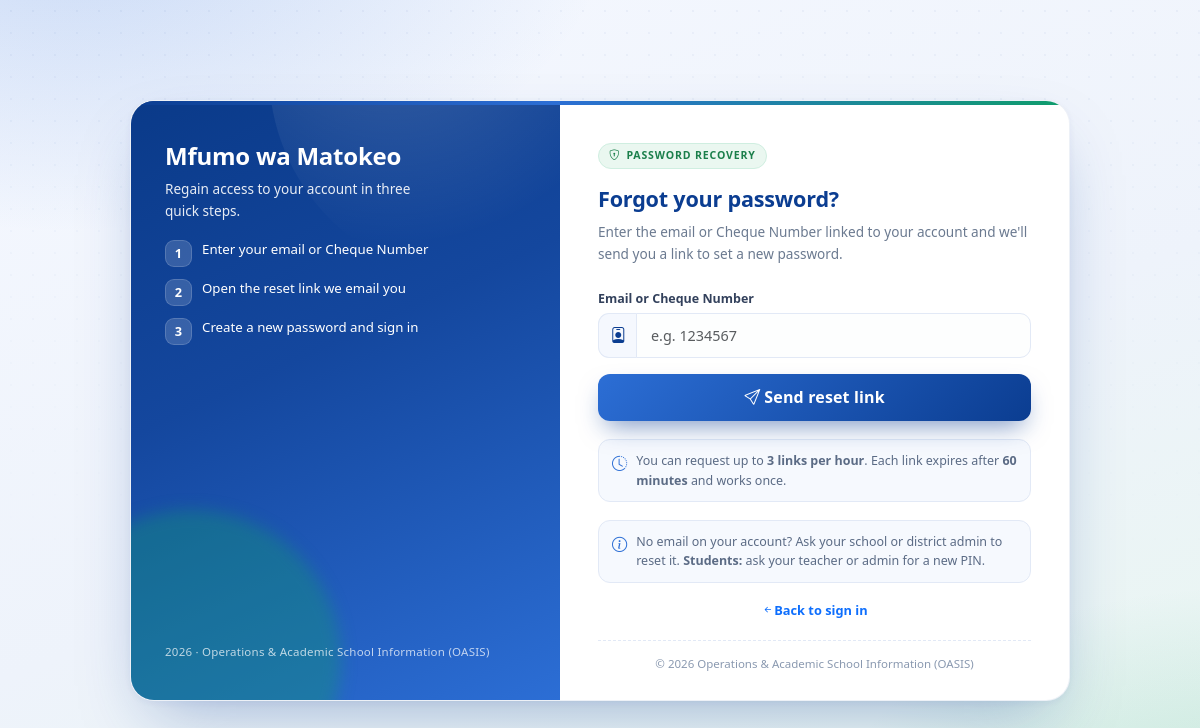
Before: /forgot.php with the older database file.
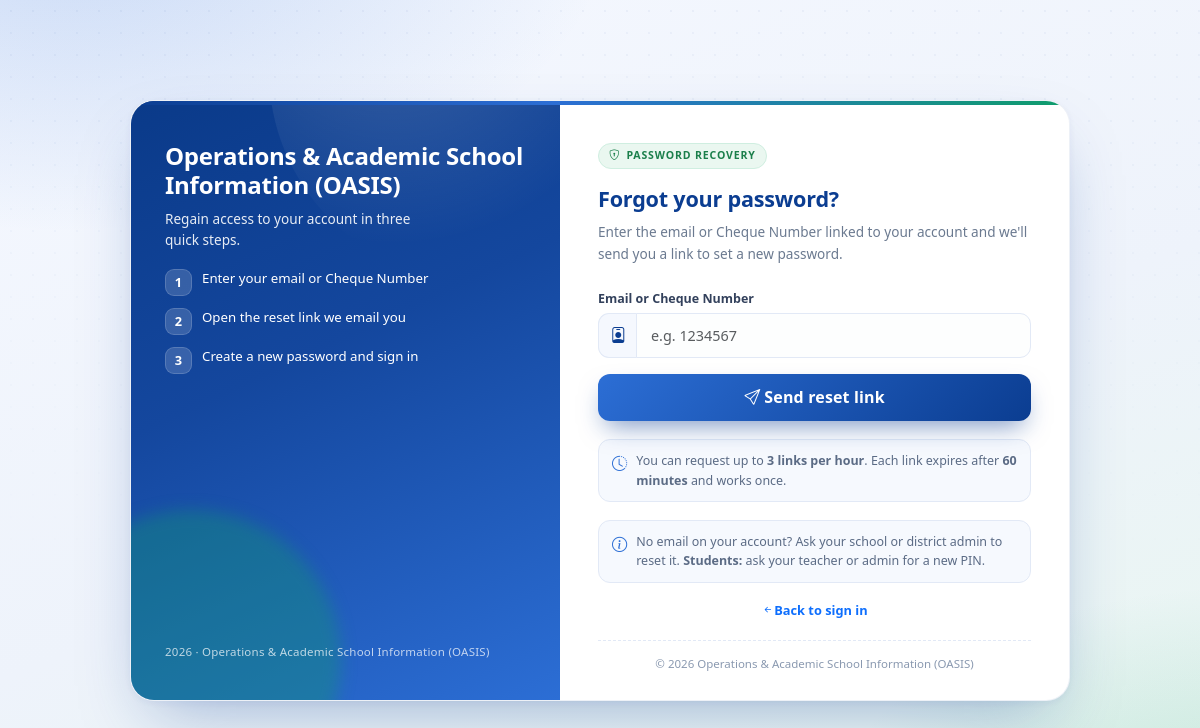
After: the same page with the newer database file.
### tables this page shows
CREATE TABLE `settings` (
  `setting_key` varchar(60) NOT NULL,
  `setting_value` text,
  PRIMARY KEY (`setting_key`)
);

### lib/bootstrap.php (called while the page is built, shortened)
<?php
try {
    $pdo = new PDO('mysql:host=' . DB_HOST . ';dbname=' . DB_NAME . ';charset=utf8mb4', DB_USER, DB_PASS, [
        PDO::ATTR_ERRMODE            => PDO::ERRMODE_EXCEPTION,
        PDO::ATTR_DEFAULT_FETCH_MODE => PDO::FETCH_ASSOC,
        PDO::ATTR_EMULATE_PREPARES   => false,
    ]);
} catch (PDOException $e) {
    http_response_code(500);
    die('<h3>Imeshindikana kuunganisha database</h3><p>Hakikisha MySQL imewaka, umeimport <code>database/schema.sql</code>, na mipangilio ya <code>config.php</code> ni sahihi.</p><pre>'
        . htmlspecialchars($e->getMessage()) . '</pre>');
}
function db() { global $pdo; return $pdo; }
function q($sql, $params = []) { $st = db()->prepare($sql); $st->execute($params); return $st; }
function q_all($sql, $params = []) { return q($sql, $params)->fetchAll(); }
function h($s) { return htmlspecialchars((string)$s, ENT_QUOTES, 'UTF-8'); }
function setting($key, $default = '') {
    static $c = null;
    if ($c === null) {
        $c = [];
        try { foreach (q_all('SELECT setting_key, setting_value FROM settings') as $r) $c[$r['setting_key']] = $r['setting_value']; } catch (Exception $e) {}
    }
    return (isset($c[$key]) && $c[$key] !== '') ? $c[$key] : $default;
}
function system_name() { return setting('system_name', APP_NAME); }

### forgot.php (the view, shortened to what this page needs)
<?php
require_once __DIR__ . '/lib/bootstrap.php';
$done = false;
?><!DOCTYPE html><html lang="en"><head><meta charset="UTF-8"><meta name="viewport" content="width=device-width, initial-scale=1">
<title>Forgot password - <?php echo h(system_name()); ?></title>
<link href="https://cdn.jsdelivr.net/npm/bootstrap@5.3.3/dist/css/bootstrap.min.css" rel="stylesheet">
<link href="https://cdn.jsdelivr.net/npm/bootstrap-icons@1.11.3/font/bootstrap-icons.min.css" rel="stylesheet">
</head>
<body>
<div class="lg-wrap">
  <div class="lg-card">
    <aside class="lg-brand">
      <div class="z">
        <div>
          <div class="lg-title"><?php echo h(system_name()); ?></div>
          <div class="lg-sub mt-2">Regain access to your account in three quick steps.</div>
        </div>
        <ul class="lg-steps">
          <li><i>1</i> Enter your email or Cheque Number</li>
          <li><i>2</i> Open the reset link we email you</li>
          <li><i>3</i> Create a new password and sign in</li>
        </ul>
      </div>
      <div class="z lg-note"><?php echo h(strtoupper(date('Y'))); ?> &middot; <?php echo h(APP_NAME); ?></div>
    </aside>
    <main class="lg-form">
      <?php if ($done): ?>
        <div class="lg-ok">
          <div class="ic"><i class="bi bi-envelope-check"></i></div>
          <div class="lg-h">Check your inbox</div>
          <div class="lg-p">If an account with those details exists, we have emailed a reset link. It expires in <b>60 minutes</b> and can be used once.</div>
          <div class="lg-hint"><i class="bi bi-info-circle"></i><span>Can't find the email? Check your <b>Spam</b> folder, then wait a few minutes before trying again.</span></div>
          <a href="login.php" class="btn btn-primary w-100 lg-btn mt-3"><i class="bi bi-box-arrow-in-right me-1"></i>Back to sign in</a>
        </div>
      <?php else: ?>
        <span class="lg-badge"><i class="bi bi-shield-lock"></i> Password recovery</span>
        <div class="lg-h">Forgot your password?</div>
        <div class="lg-p">Enter the email or Cheque Number linked to your account and we'll send you a link to set a new password.</div>
        <form method="post"><?php echo csrf_field(); ?>
          <div class="mb-3">
            <label class="form-label" for="identifier">Email or Cheque Number</label>
            <div class="input-group"><span class="input-group-text"><i class="bi bi-person-badge"></i></span><input name="identifier" id="identifier" class="form-control" required autofocus autocomplete="username" placeholder="e.g. 1234567"></div>
          </div>
          <button class="btn btn-primary w-100 lg-btn"><i class="bi bi-send me-1"></i>Send reset link</button>
        </form>
        <div class="lg-hint"><i class="bi bi-clock-history"></i><span>You can request up to <b>3 links per hour</b>. Each link expires after <b>60 minutes</b> and works once.</span></div>
        <div class="lg-hint"><i class="bi bi-info-circle"></i><span>No email on your account? Ask your school or district admin to reset it. <b>Students:</b> ask your teacher or admin for a new PIN.</span></div>
        <div class="lg-links"><a href="login.php" class="text-primary"><i class="bi bi-arrow-left-short"></i>Back to sign in</a></div>
      <?php endif; ?>
      <div class="lg-foot">&copy; <?php echo h(date('Y')); ?> <?php echo h(APP_NAME); ?></div>
    </main>
  </div>
</div>
</body></html>

### forgot.php (style rules this page uses)
:root { --brand:#0b3d91;--brand2:#2c6ed5;--brand3:#0f9d6b;--ink:#16203a;--mut:#6b7a90;--line:#e2e9f6 }
body { margin:0;min-height:100vh;display:flex;align-items:center;justify-content:center;padding:28px 16px; font-family:"Segoe UI",system-ui,-apple-system,Roboto,sans-serif;color:var(--ink); background: radial-gradient(900px 520px at 6% -10%,rgba(44,110,213,.22),transparent 60%), radial-gradient(760px 480px at 104% 108%,rgba(15,157,107,.20),transparent 58%), linear-gradient(160deg,#f5f8ff 0%,#eef3fb 55%,#e8f6f0 100%); }
body:before { content:"";position:fixed;inset:0;z-index:0;pointer-events:none; background-image:radial-gradient(rgba(11,61,145,.07) 1px,transparent 1px);background-size:22px 22px; -webkit-mask-image:linear-gradient(to bottom,rgba(0,0,0,.6),transparent 72%);mask-image:linear-gradient(to bottom,rgba(0,0,0,.6),transparent 72%) }
.lg-wrap { position:relative;width:100%;max-width:940px;animation:lgIn .55s cubic-bezier(.22,.9,.3,1) both }
.lg-card { position:relative;display:flex;flex-wrap:wrap;overflow:hidden;background:#fff;border-radius:24px; box-shadow:0 30px 70px -22px rgba(11,61,145,.35),0 2px 8px rgba(11,61,145,.06);border:1px solid rgba(11,61,145,.07) }
.lg-card:before { content:"";position:absolute;inset:0 0 auto;height:4px;z-index:3; background:linear-gradient(90deg,var(--brand),var(--brand2) 45%,var(--brand3)) }
.lg-brand { flex:1 1 320px;min-width:280px;padding:40px 34px;color:#fff;position:relative;overflow:hidden; background:linear-gradient(155deg,#0a3a89 0%,#14479e 42%,#2c6ed5 100%);display:flex;flex-direction:column;justify-content:space-between;gap:22px }
.lg-brand:before { content:"";position:absolute;right:-30%;top:-40%;width:420px;height:420px;border-radius:50%; background:radial-gradient(circle at 30% 30%,rgba(255,255,255,.20),transparent 62%);animation:lgFloat 14s ease-in-out infinite }
.lg-brand:after { content:"";position:absolute;left:-90px;bottom:-110px;width:300px;height:300px;border-radius:50%; background:rgba(15,157,107,.35);filter:blur(8px);animation:lgFloat 18s ease-in-out infinite reverse }
.lg-brand .z { position:relative;z-index:1;display:flex;flex-direction:column;gap:14px }
.lg-title { font-size:1.5rem;font-weight:800;line-height:1.22;letter-spacing:-.01em }
.lg-sub { font-size:.85rem;opacity:.9;line-height:1.6;max-width:34ch }
.lg-steps { list-style:none;padding:0;margin:4px 0 0;font-size:.83rem;display:grid;gap:12px }
.lg-steps li { display:flex;align-items:flex-start;gap:10px }
.lg-steps i { flex:0 0 27px;height:27px;border-radius:9px;background:rgba(255,255,255,.16);border:1px solid rgba(255,255,255,.16);display:inline-flex;align-items:center;justify-content:center;font-size:.8rem;font-style:normal;font-weight:800 }
.lg-note { font-size:.72rem;color:rgba(255,255,255,.72);letter-spacing:.02em }
.lg-form { flex:1 1 400px;padding:40px 38px 28px;position:relative;z-index:1 }
.lg-badge { display:inline-flex;align-items:center;gap:6px;font-size:.66rem;font-weight:700;letter-spacing:.08em;text-transform:uppercase; color:#1b7f4b;background:#eaf7f0;border:1px solid #cfeee0;border-radius:999px;padding:4px 10px;margin-bottom:14px }
.lg-h { font-size:1.35rem;font-weight:800;color:var(--brand);letter-spacing:-.01em;margin:0 0 6px }
.lg-p { font-size:.85rem;color:var(--mut);line-height:1.6;margin:0 0 20px }
.form-label { font-size:.78rem;font-weight:700;color:#33415c;margin-bottom:5px }
.input-group-text { background:#f5f8fe;color:var(--brand);border-color:var(--line);padding:.5rem .7rem;border-right:0;border-radius:11px 0 0 11px }
.lg-form .form-control { border-color:var(--line);border-radius:0 11px 11px 0;padding:.64rem .85rem;font-size:.9rem;background:#fdfefe }
.lg-btn { background:linear-gradient(135deg,var(--brand2),var(--brand));border:0;border-radius:12px;padding:.74rem;font-weight:700;color:#fff; letter-spacing:.01em;box-shadow:0 12px 26px -8px rgba(11,61,145,.55);transition:transform .16s,box-shadow .16s,filter .16s }
.lg-hint { display:flex;gap:9px;font-size:.78rem;color:#5b6b85;background:#f6f9fe;border:1px solid var(--line);border-radius:12px;padding:11px 13px;margin-top:18px;line-height:1.55 }
.lg-hint i { color:var(--brand2);font-size:.95rem;margin-top:1px }
.lg-links { display:flex;justify-content:center;margin-top:18px;font-size:.8rem }
.lg-links a { text-decoration:none;font-weight:600;transition:color .15s }
.lg-foot { text-align:center;font-size:.72rem;color:#8a99b0;margin-top:20px;padding-top:14px;border-top:1px dashed var(--line) }

Changed rows visible on the page:
changed settings: setting_key "Mfumo wa Matokeo" → "Operations & Academic School Information (OASIS)"
